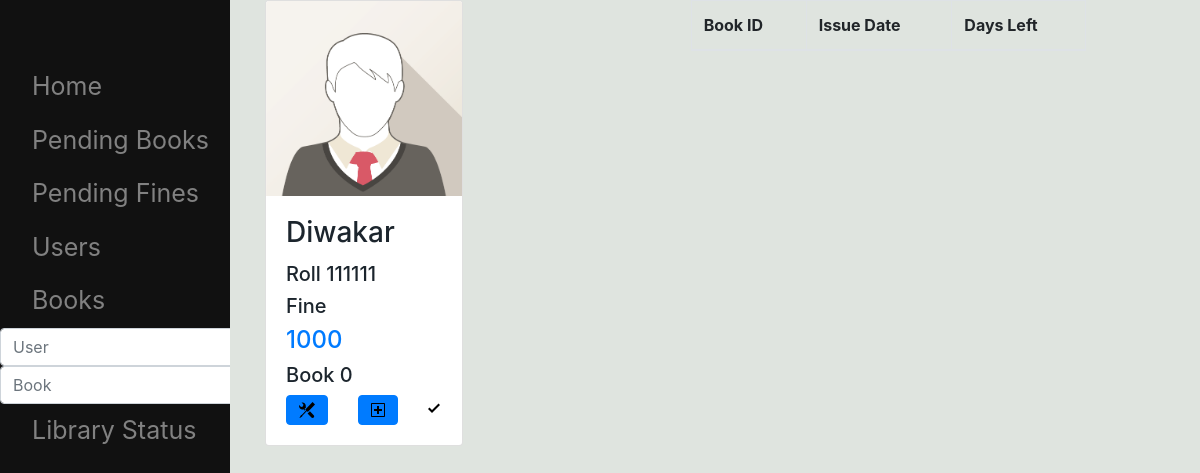
The app's page /user/111111 with its own data.
### lm/models.py (models this page shows, shortened)
class Student(models.Model):
    name = models.CharField(max_length=30,default=' ',editable=True)
    roll = models.IntegerField(editable=True,primary_key=True)
    image_path = models.ImageField(default='../static/lm/anon.png',editable=True)
    email = models.EmailField(blank=True,editable=True)
    payable_amount = models.IntegerField(default=0,editable=True)
    is_student = models.BooleanField(default=True,editable=True)
    is_active = models.BooleanField(default=True,null=False,editable=True)
    exist = models.BooleanField(default=True)
    bookCount = models.IntegerField(default=0)

### lm/views.py (the view)
# urls.py: path('user/<int:userid>', views.StudentDetail, name='user'),
def StudentDetail(request,userid,context={}):
    try :
        stud = get_object_or_404(Student,pk = userid)
    except Http404:
        pass
    else:
            books = [information(b, libSetting.daysLeft(b)) for b in stud.issue_set.all().filter(is_returned=False)]
            context['books'] = books
            context['student'] = stud
            return render(request,'lm/userDetail.html',context)

### lm/templates/lm/userDetail.html (shortened to what this page needs)
{% extends 'lm/base.html' %}
{% block body %}
<div class="row">
<div class="col">
    {% include 'lm/userCard.html' %}
</div>
  <div class="col">
<table class="table table-bordered">
    <thead>
      <tr>
        <th>Book ID</th>
        <th>Issue Date</th>
        <th>Days Left</th>
      </tr>
    </thead>
</table>
  </div>
</div>
{% endblock %}

### lm/templates/lm/userCard.html (shortened to what this page needs)
{% load static %}
    <div class="card" style="width:50%;">
  <img class="card-img-top" src="{{student.image_path}}" alt="Card image" style="width:100%;margin-bottom:2">
  <div class="card-body">
    <h3 class="card-title" style="margin-top:0;">{{student.name}}</h3>
    <h5>Roll {{student.roll}}</h5>
    {% if student.payable_amount %}<h5>Fine</h5>{% if student.payable_amount %}<a href="{% url 'lm:payable' student.pk %}"><h4> {{student.payable_amount}}</h4></a>
      {% else %}<h4>0</h4>{% endif %}{% endif %}
<h5>Book  {{student.bookCount}}</h5>
            <div class="row">
  <div class="col" data-toggle="modal" data-target="#edit">
    <img class="btn btn-primary" src="{% static 'svg/tools.svg' %}">
  </div>
            {% if student.is_active and student.exist %}
  <div class="col" data-toggle="modal" data-target="#addb">
    <img class="btn btn-primary" src="{% static 'svg/diff-added.svg' %}">
  </div>
      {% endif %}
          <div class="col" >
    {% if student.is_active %} <img  src="{% static 'svg/check.svg' %}">
      {% else %}  <img src="{% static 'svg/circle-slash.svg' %}">
      {% endif %}
  </div>
</div>
  </div>
    </div>

### records on screen
Student: image_path (picture), name "Diwakar", roll "111111", payable_amount "1000", bookCount "0"
